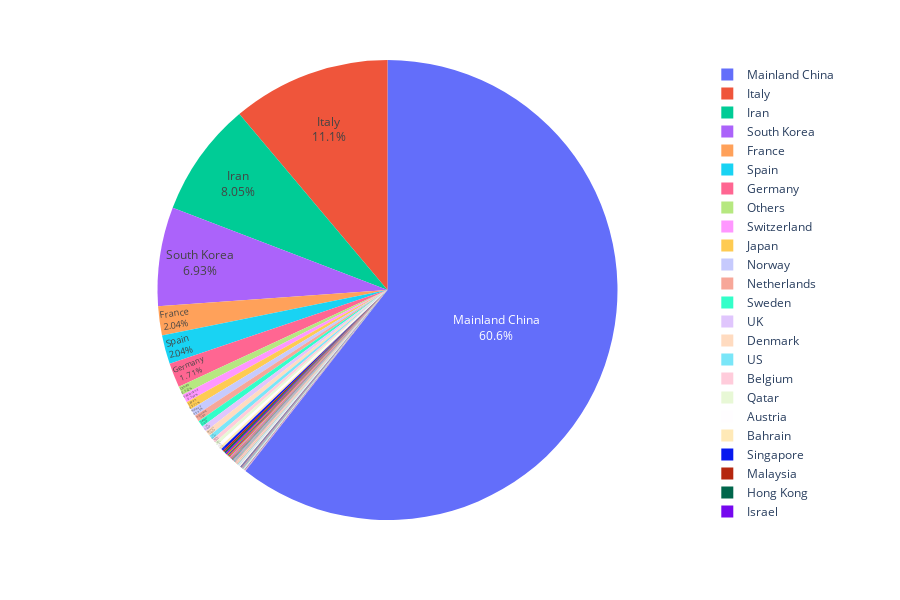

The notebook cell this image was saved under:
### Markdown cell above
# Proportion of Confirmed Cases by Country

### Code cell
fig = px.pie(df_countries, values = 'Confirmed',names='Country', height=600)
fig.update_traces(textposition='inside', textinfo='percent+label')

fig.update_layout(
    title_x = 0.5,
    geo=dict(
        showframe = False,
        showcoastlines = False,
    ))

fig.show()

### Figure 1 — Plotly figure (JSON) as saved in the notebook; plotly's stock layout.template omitted (floating-point values rounded to 4 significant figures)
{"data": [{"domain": {"x": [0, 1], "y": [0, 1]}, "hoverlabel": {"namelength": 0}, "hovertemplate": "Country=%{label}<br>Confirmed=%{value}", "labels": ["US", "Thailand", "New Zealand", "Brazil", "Brunei", "Bulgaria", "Burkina Faso", "Nigeria", "Jamaica", "Ivory Coast", "Italy", "Taiwan", "Switzerland", "North Macedonia", "Norway", "Israel", "Cameroon", "Sweden", "Oman", "Ireland", "Sri Lanka", "Iraq", "Netherlands", "Bosnia and Herzegovina", "Bolivia", "Bahrain", "Luxembourg", "Australia", "Lithuania", "Liechtenstein", "Austria", "Lebanon", "Azerbaijan", "UK", "Latvia", "Bangladesh", "Bhutan", "Kuwait", "Belarus", "Nepal", "Jordan", "Turkey", "Tunisia", "Japan", "Togo", "Belgium", "Spain", "Iran", "Canada", "Serbia", "Slovenia", "Portugal", "Slovakia", "Singapore", "Qatar", "Honduras", "Holy See", "Greece", "Finland", "Reunion", "Estonia", "Senegal", "Saudi Arabia", "Germany", "San Marino", "Romania", "France", "French Guiana", "Russia", "Georgia", "Poland", "Philippines", "Chile", "Pakistan", "Colombia", "Congo (Kinshasa)", "Others", "Costa Rica", "Indonesia", "India", "Croatia", "Cyprus", "Czech Republic", "Panama", "South Africa", "Denmark", "Paraguay", "Dominican Republic", "Peru", "Iceland", "Ecuador", "South Korea", "Hungary", "Egypt", "Morocco", "Cambodia", "Monaco", "Algeria", "Andorra", "Mexico", "Afghanistan", "Ukraine", "Argentina", "Vietnam", "Albania", "Armenia", "United Arab Emirates", "Malaysia", "Malta", "Mainland China", "Moldova", "Mongolia", "Maldives", "Martinique", "Macau", "Faroe Islands", "Gibraltar", "Saint Barthelemy", "Channel Islands", "Hong Kong", "('St. Martin',)", "Palestine", "St. Martin", "Vatican City", "Republic of Ireland", "North Ireland", " Azerbaijan"], "legendgroup": "", "name": "", "showlegend": true, "textinfo": "percent+label", "textposition": "inside", "type": "pie", "values": [366, 59, 5, 38, 11, 7, 2, 2, 1, 1, 12462, 48, 652, 7, 598, 109, 2, 500, 18, 43, 2, 71, 503, 7, 2, 195, 7, 65, 3, 1, 246, 61, 11, 456, 10, 3, 1, 72, 9, 1, 1, 1, 7, 639, 1, 314, 2277, 9000, 41, 12, 57, 59, 10, 178, 262, 2, 1, 99, 59, 1, 16, 4, 21, 1908, 62, 45, 2281, 5, 20, 24, 31, 49, 23, 19, 9, 1, 696, 13, 34, 62, 19, 6, 91, 8, 13, 442, 5, 5, 11, 85, 17, 7755, 13, 60, 5, 3, 1, 20, 1, 8, 7, 1, 19, 38, 12, 1, 74, 149, 6, 67773, 3, 1, 8, 3, 10, 2, 1, 1, 1, 120, 2, 22, 2, 1, 21, 1, 1]}], "layout": {"geo": {"showcoastlines": false, "showframe": false}, "height": 600, "legend": {"tracegroupgap": 0}, "margin": {"t": 60}, "title": {"x": 0.5}}}
